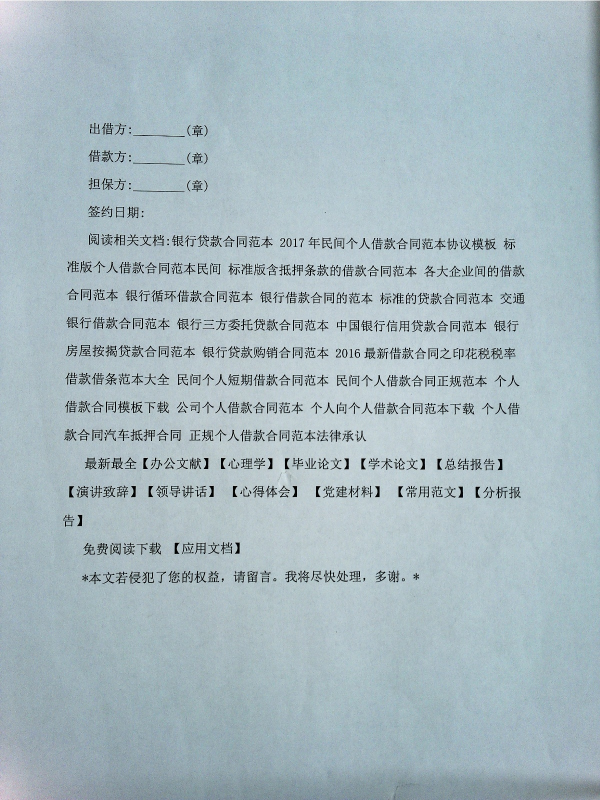
#> input picture Stamper_GUI/Resource/Temp_img/contract.jpg, 1200 x 1600 px, given in place of 3.jpg, which was not available (shown at 1/2 size)
$ python new_contract.py
#> lines starting #> are read from the running program, lines starting #| are printed output that depends on the picture; after the words box and inside, x2 and y2 are one past the last pixel; in counts of white or black regions, pixels touching at a corner belong together; pictures that were not available may be replaced by others from this repository, and a replacement may not be noted
# -*- coding: UTF-8 -*-
"""
智能盖章机！
实现功能：通过相机对放在入纸托盘中的合同进行拍照，对照片作降噪矫正处理后，进行Ocr文字识别
        从识别的文本信息中挑选出特定的目标关键字，并获取关键字的位置信息，宽高信息。将位
        置信息转化到实际物理世界中A4纸上面的相对坐标，再将位置信息返回。
RaiseError: 该类主要用于识别模块的错误捕捉，并将错误报告按照给定的格式写入到log日志文件
            便于调试过程使用。
CorrectImage: 该类主要解决放入合同时，有一定的倾斜，导致拍照后的图片中文字也以倾斜的样式
              呈现，为了不影响，识别的精度，在每一次识别前，对图片作矫正是很有必要的。
Recognition: 识别主类，实现对图片文本识别转化，对识别后的文本信息进行二次过滤，再从过滤
             后的文本中找到目标关键字，并定位关键字在图片中的位置坐标，将位置坐标作一定
             修正后传出，便于后续盖章动作使用。
全局函数：
    offset_of_image_and_a4：图片上坐标和对应的A4纸合同上的相应位置进行转换，得到物理
        世界的真实坐标，传给盖章抓手；
    draw_img：对定位到的盖章位置进行可视化显示，以圆形代表章，圆形为修正后的盖章位置坐标；
    get_frame：对摄像头获取窗口的分辨率进行固化设置；
    contract_detecting：实现了对识别过程接口函数的封装，便于外部调用；
    image_saver：对最终要盖章的图片进行记录保存便于后期校对核查。
"""

import cv2
import time
from math import *
import logging
import numpy as np
import pytesseract
from .config import Config


class RaiseError:
    """
    Log日志文件，将识别模块的错误，以及警告日志，全部写入到recognition.log文件中
    """

    # [13 lines left out: function logger, not called in this run]

    def __repr__(self):
        return 'RaiseError'


# [18 lines left out: function rotate_image, not called in this run]


class CorrectImage:
    """
    用于矫正拍照后图片上文字倾斜
    """

    def __init__(self, image):
        self.image = image

    def degree_trans(self, theta):
        """
        角度转换函数
        param theta: 角度数
        return: 转换后的角度
        """
        res = theta / np.pi * 180
        return res

    def rotate_image(self, degree):
        """
        对图片内倾斜的文字内容，进行倾斜矫正
        param degree: 倾斜的角度
        return:
        """
        h, w = self.image.shape[: 2]
        rotate_matrix = cv2.getRotationMatrix2D((w/2.0, h/2.0), degree, 1)
        rotate = cv2.warpAffine(self.image, rotate_matrix, (w, h), borderValue=(255, 255, 255))
        return rotate

    def calc_degree(self):
        """
        计算文字倾斜的角度数
        return: 倾斜的角度
        """
        mid_image = cv2.cvtColor(self.image, cv2.COLOR_BGR2GRAY)
        dst_image = cv2.Canny(mid_image, 50, 200, 3)
        line_image = self.image.copy()
        lines = cv2.HoughLines(dst_image, 1, np.pi / 180, 200)

        sum = 0
        x1 = 0
        x2 = 0
        y1 = 0
        y2 = 0
        for i in range(len(lines)):
            for rho, theta in lines[i]:
                a = np.cos(theta)
                b = np.sin(theta)
                x0 = a * rho
                y0 = b * rho
                x1 = int(round(x0 + 1000 * (-b)))
                y1 = int(round(y0 + 1000 * a))
                x2 = int(round(x0 - 1000 * (-b)))
                y2 = int(round(y0 - 1000 * a))

                sum += theta
            cv2.line(line_image, (x1, y1), (x2, y2), (0, 0, 255), 1, cv2.LINE_AA)
        average = sum / len(lines)
        angle = self.degree_trans(average) - 90
        return angle


class Recognition:

    def __init__(self, img, save_path):
        self.img = img
        self.save_path = save_path
        self.key_list = Config.KEY_LIST

    # [87 lines left out: function pick_out_text, not called in this run]

    def contract_recognition(self):
        """
        处理并识别图片，获取文本相关的所有信息
        param img: 图片矩阵
        return: 识别后的结果放入字典中
        """
        img_gray = cv2.cvtColor(self.img, cv2.COLOR_RGB2GRAY)
        result = pytesseract.image_to_data(img_gray, lang='chi_sim', config='--psm 3',
                                           nice=0, output_type=pytesseract.Output.DICT)

        return result

    def get_key_words(self):
        """
        挑选出所需要的文本
        param img: 图片像素矩阵
        return: indexes: 每一个所需的文字的索引
                strings: 所有文字的字符串集
                location: 记录文字对应在图片中的位置信息
        """
        strings = ''
        indexes = []
        result = self.contract_recognition()
        top = list(result['top'])
        left = list(result['left'])
        texts = list(result['text'])
        width = list(result['width'])
        height = list(result['height'])
        lines = list(result['line_num'])
        text, tops, lefts, widths, heights = self.pick_out_text(lines, texts, top,
                                                                left, width, height)
        location = {'Top': tops, 'Left': lefts, 'Width': widths, 'Height': heights}
        for i in range(len(text)):
            if len(text[i]) == 1:
                string = text[i]
                strings = strings + string
                m = i
                indexes.append(m)
            else:
                pass

        return indexes, strings, location

    def locate_key_words(self):
        """
        定位每一个文字的位置信息
        param img: 图片像素矩阵
        param key_list: 包含关键字的数组
        return: index_str: 文字字符串的索引
                indexes: 每一个所需的索引
                location: 记录文字对应在图片中的位置信息
        """
        index_str = []
        key_list = self.key_list
        indexes, strings, location = self.get_key_words()
        for key in key_list:
            index_keys = strings.find(key)
            if index_keys >= 0:
                index_str.append(index_keys)
            else:
                pass

        return index_str, indexes, location

    def calculate_center(self):
        """
        计算盖章位置圆形的圆心坐标
        param img: 图片像素矩阵
        param key_list: 包含关键字的数组
        return: 盖章位置圆心坐标
        """
        h, w, _ = self.img.shape
        index_str, indexes, location = self.locate_key_words()
        try:
            index_list = min(index_str)
            temp_index = indexes[index_list]
            x1 = location['Left'][temp_index]
            y1 = location['Top'][temp_index]
            x2 = x1 + location['Width'][temp_index]
            y2 = y1 + location['Height'][temp_index]
            center = (x2 + 5*location['Width'][temp_index], y2)
            ratio = 0.0
            if w > 0 and h > 0:
                ratio = (center[0]/w, center[1]/h)
            else:
                pass
            cv2.circle(self.img, center, 150, (255, 0, 0), thickness=5)
            cv2.imwrite(self.save_path, self.img)
            return center, ratio

        except Exception as e:
            RaiseError().logger()
            logging.exception(e)

    def __repr__(self):
        return 'Recognition'


# [63 lines left out: functions offset_of_image_and_a4, draw_img, get_frame, not called in this run]


def contract_detecting(path, save_path):
    """
    识别主函数
    param path: 待识别图片的路径
    param save_path: 识别后的保存路径
    return: 包含A4纸上的圆心坐标，和圆心所在的区域的字典
    """
    img = cv2.imread(path)
#> img is the input picture: shape (1600, 1200, 3); mean B, G, R 191.9, 185, 167.1
    degree = CorrectImage(img).calc_degree()
#> in calc_degree, `dst_image = cv2.Canny(mid_image, 50, 200, 3)`:
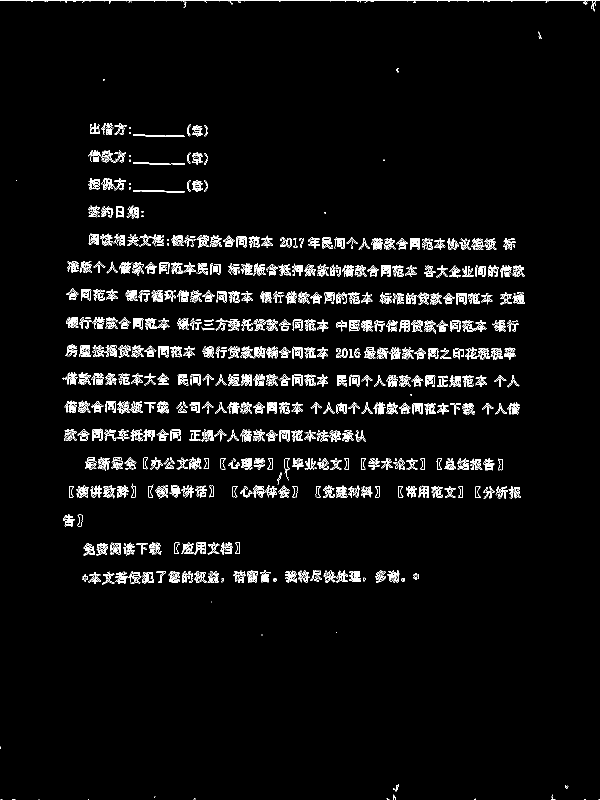
#> dst_image: shape (1600, 1200) (shown at 1/2 size); 3.4% white in thin lines or dots
#> in calc_degree, `lines = cv2.HoughLines(dst_image, 1, np.pi / 180, 200)`: lines = 155 rows, first 8: [1, 1.57], [635, 1.59], [577, 1.59], [690, 1.59], [702, 1.57], [590, 1.57], [633, 1.59], [535, 1.57]
#> after the loop in calc_degree, `for i in range(len(lines)):`:
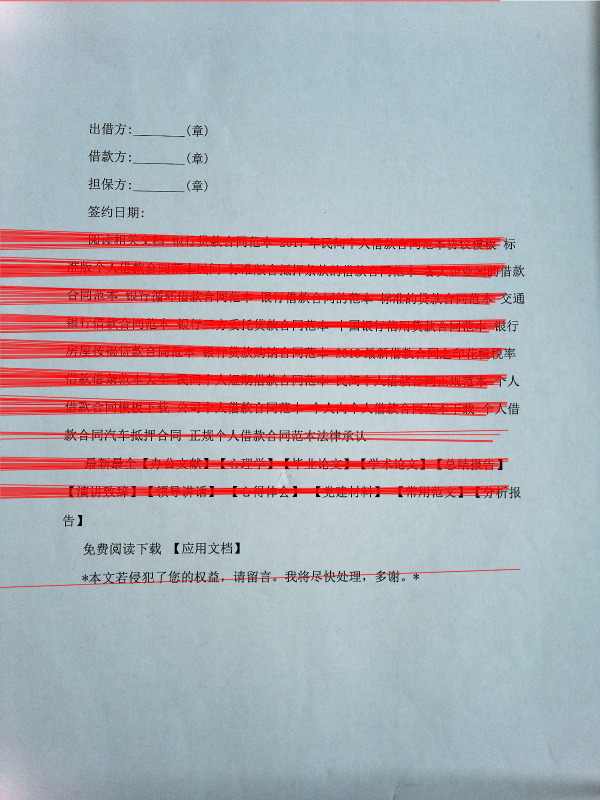
#> line_image: shape (1600, 1200, 3) (shown at 1/2 size); 11.59% of pixels changed, all inside (x1, y1, x2, y2) = (0, 0, 1042, 1176)
#> after the loop in calc_degree, `for i in range(len(lines)):`: sum = 244.3
#> in calc_degree, `average = sum / len(lines)`: average = 1.58
#> in degree_trans, `res = theta / np.pi * 180`: res = 90.32
#> in calc_degree, `angle = self.degree_trans(average) - 90`: angle = 0.323
#> degree = 0.323
    rotate = CorrectImage(img).rotate_image(degree)
#> in rotate_image, `rotate_matrix = cv2.getRotationMatrix2D((w/2.0, h/2.0), degree, 1)`: rotate_matrix = [[1, 0.00563, -4.49], [-0.00563, 1, 3.39]]
#> in rotate_image, `rotate = cv2.warpAffine(self.image, rotate_matrix, (w, h), borderValue..`:
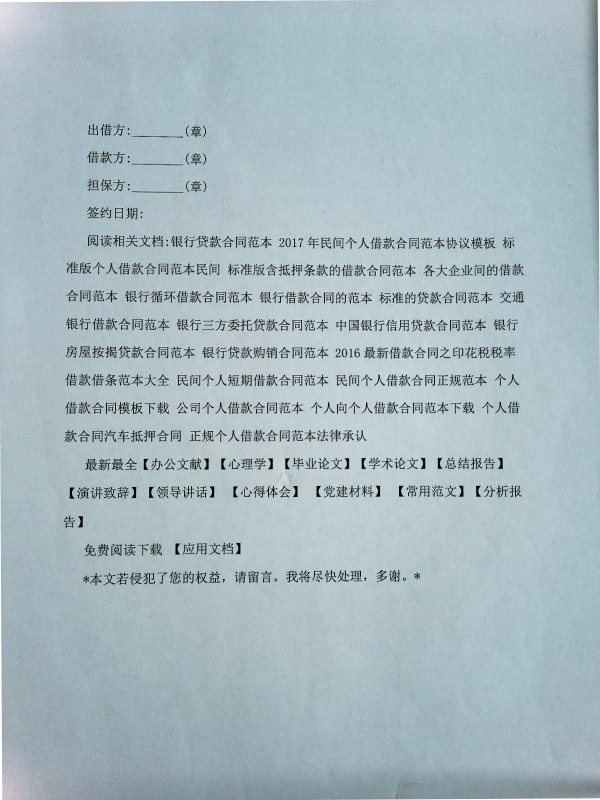
#> rotate: shape (1600, 1200, 3) (shown at 1/2 size); mean B, G, R 192.1, 185.2, 167.4
    center, _ = Recognition(img, save_path).calculate_center()
#> in contract_recognition, `img_gray = cv2.cvtColor(self.img, cv2.COLOR_RGB2GRAY)`:
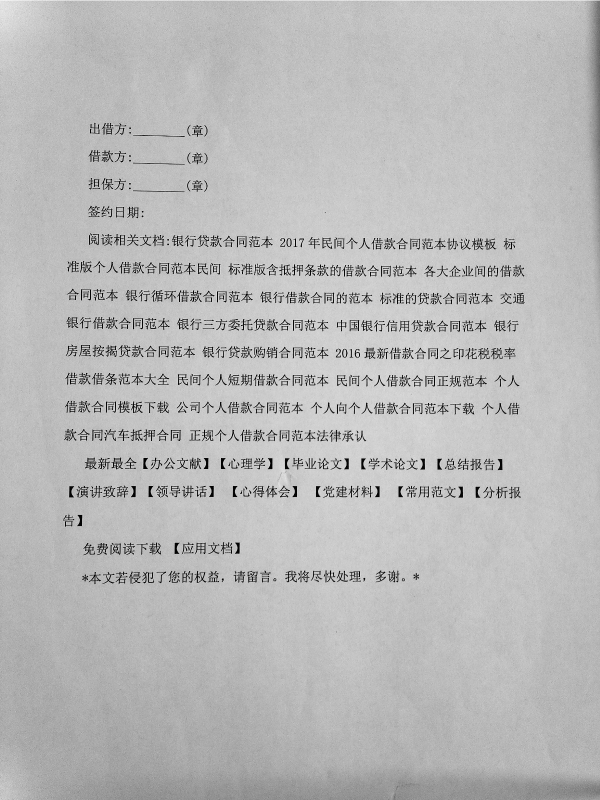
#> img_gray: shape (1600, 1200) (shown at 1/2 size); min 0, max 255, mean 185
    final_center, region = offset_of_image_and_a4(rotate, center)
    coordinate_and_region = {"final_center": final_center, "region": region}
    return coordinate_and_region


# [9 lines left out: function image_saver, not called in this run]


if __name__ == "__main__":
    camera = 2
    path = "/home/devin/Documents/qianhai_devin/stamp_machinery/ocr/jpg/loan/3.jpg"
    # path = '/home/devin/Documents/qianhai_devin/stamp_machinery/Saber/Stamper_GUI/Resource/Temp_img/contract.jpg'
    save_path = "/home/devin/Documents/qianhai_devin/stamp_machinery/Saber/Stamper_GUI/Resource/Temp_img/drawn_img.jpg"

#> (the run stopped early here; a loop or call above may not have finished)
